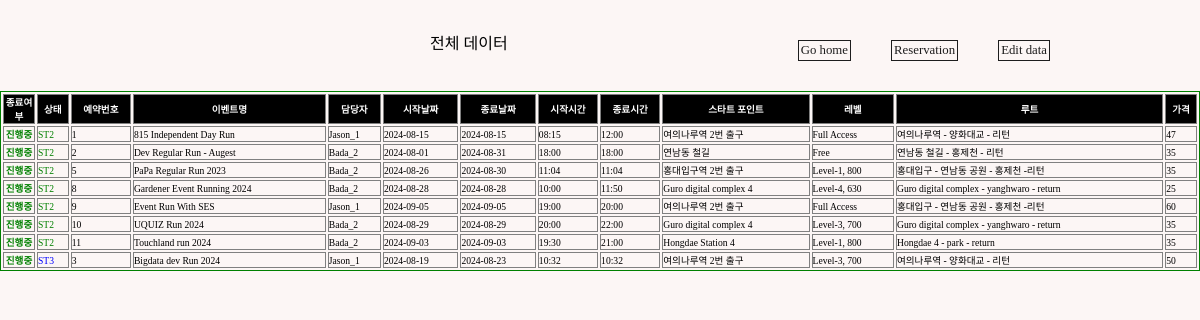
The app's page /event-table/ (signed in) with its own data.
### events/models.py (models this page shows, shortened)
class GuestRun(models.Model):
    STATUS_CHOICE = [
        ("ST1", "Checking"),
        ("ST2", "On-Sale"),
        ("ST3", "Sold-Out"),
        ("ST4", "Closed"),
    ]
    LEVEL = [
        ("800","Level-1, 800"),
        ("730","Level-2, 730"),
        ("700","Level-3, 700"),
        ("630","Level-4, 630"),
        ("600","Level-5, 600"),
        ("530","Level-6, 530"),
        ("Free","Full Access"),
    ]
    event_id = models.AutoField(
        primary_key=True,
    )
    title = models.CharField(max_length=50)
    manager = models.ForeignKey(Manager, related_name="manager",blank=False, null=True, on_delete=models.SET_NULL)
    start_date = models.DateField(blank=True, null=True)
    start_time = models.TimeField(blank=True, null=True)
    end_date = models.DateField(blank=True, null=True)
    end_time = models.TimeField(blank=True, null=True)
    image = ResizedImageField(size=[1402,1000], upload_to="runMain", blank=True)
    route_image = ResizedImageField(size=[1402,1402], upload_to="runRoute", blank=True)
    start_point = models.CharField(max_length=50)
    status = models.CharField(
        max_length=8,
        choices=STATUS_CHOICE,
        default="ST1",
    )
    level = models.CharField(
        max_length=15,
        choices=LEVEL,
        default="Free",
    )
    amount = models.IntegerField(default=0)
    route = models.CharField(max_length=50, blank=False)
    desc = models.TextField(blank=True)
    completed = models.BooleanField(default=False)

### community/models.py (models this page shows)
class Manager(models.Model):
    m_id = models.AutoField(primary_key=True)
    account = models.ForeignKey(User, on_delete=models.CASCADE)
    name = models.CharField(max_length=20)
    email = models.CharField(max_length=50, blank=False)
    age = models.IntegerField(default=0)
    image = ResizedImageField(size=[200,200], upload_to="avatar", blank=False)
    def __str__(self):
        return self.name + "_"+ str(self.m_id)

### community/views.py (the view)
# urls.py: path("event-table/", views.event_table, name="event_table"),
def event_table(request):
    event = GuestRun.objects.all().order_by("status")
    context = {"events": event}
    return render(request, "admin/event-table.html", context)

### templates/admin/event-table.html (shortened to what this page needs)
{% load static %}
<!DOCTYPE html>
<html lang="en">
  <head>
    <link rel="stylesheet" type="text/css" href="{% static 'css/sterna.css' %}"/>
    <link href="https://cdnjs.cloudflare.com/ajax/libs/bootstrap-datetimepicker/3.0.0/css/bootstrap-datetimepicker.min.css" rel="stylesheet"/>
  </head>
  <body>
    {% if user.is_staff %}
      <div class="tocenter">
        <div class="flex-row" style="width:100%; margin: 30px 0 20px 0; justify-content:space-around;">
          <div style="width:10px;"></div>
          <div>
            <p>전체 데이터</p>
          </div>
          <div class="flex-row">
            <a style="border:solid 1px; font-size:0.8rem; padding:2px; margin:10px;" href="{% url "community:index" %}">Go home</a>
            <div style="width:20px;"></div>
            <a style="border:solid 1px; font-size:0.8rem; padding:2px; margin:10px;" href="{% url "community:rental_items" %}">Reservation</a>
            <div style="width:20px;"></div>
            <a style="border:solid 1px; font-size:0.8rem; padding:2px; margin:10px;" href="http://127.0.0.1:8000/admin/events/guestrun/" target="_blank">Edit data</a>
          </div>
        </div>
      </div>
      <div>
        <table border="1px solid black" bordercolor="green" style="font-size:0.6rem; width:100%;">
          <tr style="background-color:black; color:white;">
            <th scope="col" style="width:30px; text-align:center">종료여부</th>
            <th scope="col">상태</th>
            <th scope="col">예약번호</th>
            <th scope="col">이벤트명</th>
            <th scope="col">담당자</th>
            <th scope="col">시작날짜</th>
            <th scope="col">종료날짜</th>
            <th scope="col">시작시간</th>
            <th scope="col">종료시간</th>
            <th scope="col">스타트 포인트</th>
            <th scope="col">레벨</th>
            <th scope="col">루트</th>
            <th scope="col">가격</th>
          </tr>
          {% for data in events %}
            <tr>
              {% if data.completed == True %}
                <td style="color:white; font-weight:bold; background-color:grey; text-align:center;">완료</td>
              {% else %}
                <td style="color:green; font-weight:bold; text-align:center;">진행중</td>
              {% endif %}
              {% if data.status == "ST1" %}
                <td style="color:orange;">{{data.status}}</td>
              {% elif data.status == "ST2" %}
                <td style="color:green;">{{data.status}}</td>
              {% elif data.status == "ST3" %}
                <td style="color:blue;">{{data.status}}</td>
              {% else %}
                <td style="color:grey;">{{data.status}}</td>
              {% endif %}
              <td>{{data.event_id}}</td>
              <td>{{data.title}}</td>
              <td>{{data.manager}}</td>
              <td>{{data.start_date | date:"Y-m-d"}}</td>
              <td>{{data.end_date | date:"Y-m-d"}}</td>
              <td>{{data.start_time | time:"H:i"}}</td>
              <td>{{data.end_time | time:"H:i"}}</td>
              <td>{{data.start_point}}</td>
              <td>{{data.level}}</td>
              <td>{{data.route}}</td>
              <td>{{data.amount}}</td>
            </tr>
          {% endfor %}
        </table>
      </div>
    {% endif %}
  </body>
</html>

### static/css/sterna.css (style rules this page uses)
:root { --sterun-primary-color: #fbff00; --sterun-secondary-color: #3A3A3A; --sterun-thirdary-color: #4467AF; --sterun-white-color: #FCF6F5; --sterun-black-color: #1d1d1d; --sterun-grey-color: #E8E8E8; }
* { margin: 0; padding: 0; font-family: "SCDream"; z-index:100; }
html, body { background-color: var(--sterun-white-color); margin-top: 100px; min-height: 100%; margin: 0; }
a { color: var(--sterun-black-color); text-decoration: none; }
.tocenter { display: flex; flex-direction: column; align-items: center; width:100%; }
.flex-row { display: flex; flex-direction: row; flex-flow: wrap; justify-content: center; }

### templates/admin/event-table.html (style rules this page uses)
tr th { border: solid 1px grey; }
tr td { border: solid 1px grey; }

### records on screen
GuestRun: completed "진행중", status "ST2", event_id "1", title "815 Independent Day Run", manager "Jason_1", start_date "2024-08-15", end_date "2024-08-15", start_time "08:15", end_time "12:00", start_point "여의나루역 2번 출구", level "Full Access", route "여의나루역 - 양화대교 - 리턴", amount "47"
GuestRun: completed "진행중", status "ST2", event_id "2", title "Dev Regular Run - Augest", manager "Bada_2", start_date "2024-08-01", end_date "2024-08-31", start_time "18:00", end_time "18:00", start_point "연남동 철길", level "Free", route "연남동 철길 - 홍제천 - 리턴", amount "35"
GuestRun: completed "진행중", status "ST2", event_id "5", title "PaPa Regular Run 2023", manager "Bada_2", start_date "2024-08-26", end_date "2024-08-30", start_time "11:04", end_time "11:04", start_point "홍대입구역 2번 출구", level "Level-1, 800", route "홍대입구 - 연남동 공원 - 홍제천 -리턴", amount "35"
GuestRun: completed "진행중", status "ST2", event_id "8", title "Gardener Event Running 2024", manager "Bada_2", start_date "2024-08-28", end_date "2024-08-28", start_time "10:00", end_time "11:50", start_point "Guro digital complex 4", level "Level-4, 630", route "Guro digital complex - yanghwaro - return", amount "25"
GuestRun: completed "진행중", status "ST2", event_id "9", title "Event Run With SES", manager "Jason_1", start_date "2024-09-05", end_date "2024-09-05", start_time "19:00", end_time "20:00", start_point "여의나루역 2번 출구", level "Full Access", route "홍대입구 - 연남동 공원 - 홍제천 -리턴", amount "60"
GuestRun: completed "진행중", status "ST2", event_id "10", title "UQUIZ Run 2024", manager "Bada_2", start_date "2024-08-29", end_date "2024-08-29", start_time "20:00", end_time "22:00", start_point "Guro digital complex 4", level "Level-3, 700", route "Guro digital complex - yanghwaro - return", amount "35"
GuestRun: completed "진행중", status "ST2", event_id "11", title "Touchland run 2024", manager "Bada_2", start_date "2024-09-03", end_date "2024-09-03", start_time "19:30", end_time "21:00", start_point "Hongdae Station 4", level "Level-1, 800", route "Hongdae 4 - park - return", amount "35"
GuestRun: completed "진행중", status "ST3", event_id "3", title "Bigdata dev Run 2024", manager "Jason_1", start_date "2024-08-19", end_date "2024-08-23", start_time "10:32", end_time "10:32", start_point "여의나루역 2번 출구", level "Level-3, 700", route "여의나루역 - 양화대교 - 리턴", amount "50"
